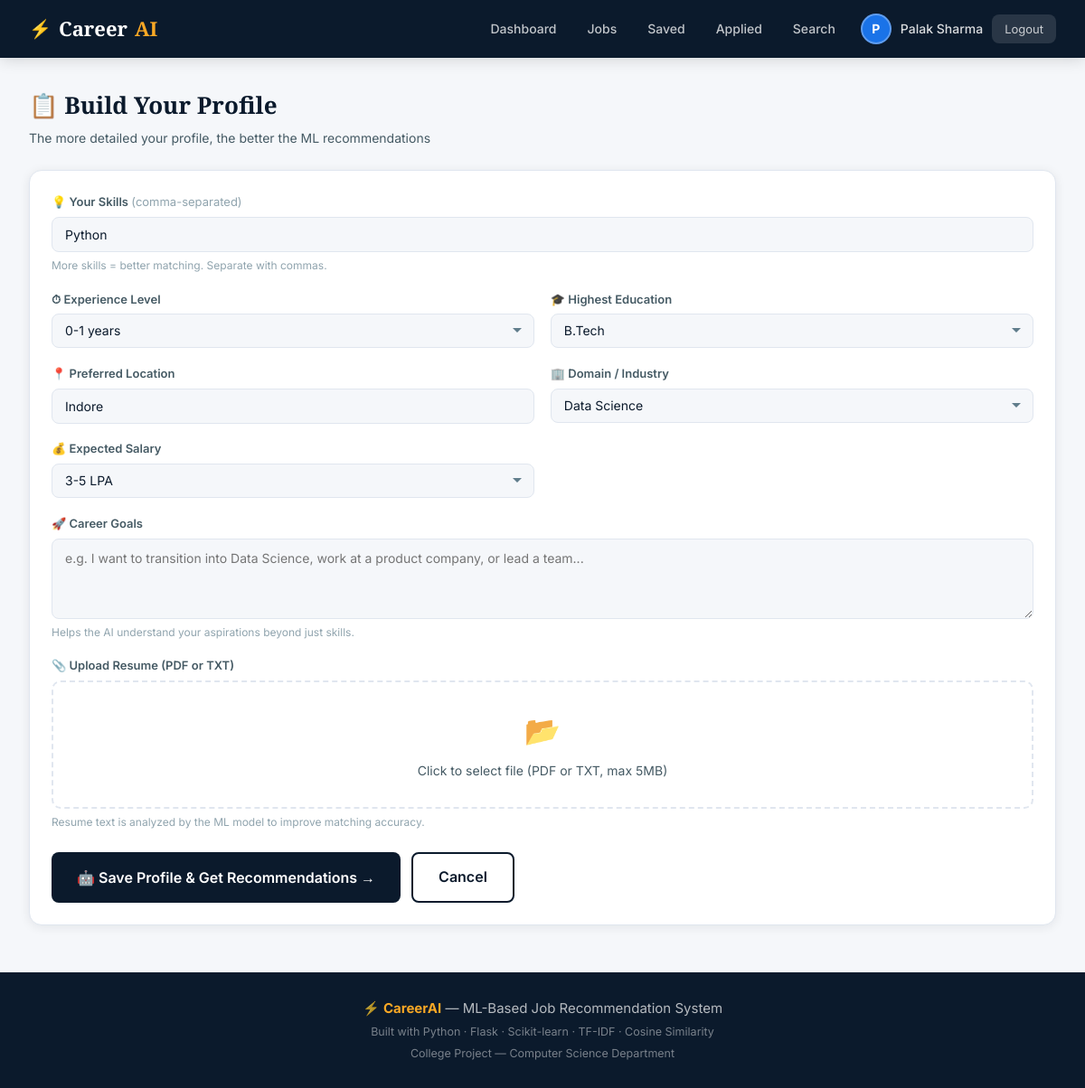
Page /profile (signed in) on the committed database.
### tables this page shows
CREATE TABLE user_profiles (
                id              INTEGER PRIMARY KEY AUTOINCREMENT,
                user_id         INTEGER UNIQUE,
                skills          TEXT,
                experience      TEXT,
                education       TEXT,
                location        TEXT,
                domain          TEXT,
                expected_salary TEXT,
                goals           TEXT,
                resume_text     TEXT,
                resume_filename TEXT,
                updated_at      TEXT DEFAULT (datetime('now')),
                FOREIGN KEY(user_id) REFERENCES users(id)
            );

### app.py (the view, shortened to what this page needs)
@app.route("/profile", methods=["GET", "POST"])
@login_required
def profile():
    db      = get_db()
    user_id = session["user_id"]
    current = db.execute(
        "SELECT * FROM user_profiles WHERE user_id=?", (user_id,)
    ).fetchone()
    return render_template("profile.html", profile=current)

### app.py (called while the page is built)
def get_db():
    db = getattr(g, "_database", None)
    if db is None:
        db = g._database = sqlite3.connect(DB_PATH)
        db.row_factory = sqlite3.Row
    return db

def login_required(f):
    from functools import wraps
    @wraps(f)
    def decorated(*args, **kwargs):
        if "user_id" not in session:
            flash("Please log in to continue.", "warning")
            return redirect(url_for("login"))
        return f(*args, **kwargs)
    return decorated

### templates/profile.html (shortened to what this page needs)
{% extends "base.html" %}
{% block content %}
<div class="page-wrap">
  <div class="page-header">
    <div>
      <h1 class="page-title">📋 Build Your Profile</h1>
      <p class="page-sub">The more detailed your profile, the better the ML recommendations</p>
    </div>
  </div>
  <div class="card">
    <form method="POST" action="{{ url_for('profile') }}" enctype="multipart/form-data">
      <div class="form-grid-2">
        <div class="form-group full-width">
          <label class="form-label">💡 Your Skills <span class="label-hint">(comma-separated)</span></label>
          <input type="text" name="skills" class="form-input"
                 value="{{ profile.skills if profile else '' }}"
                 placeholder="e.g. Python, Machine Learning, SQL, Flask, JavaScript"
                 required>
          <div class="field-hint">More skills = better matching. Separate with commas.</div>
        </div>
        <div class="form-group">
          <label class="form-label">⏱ Experience Level</label>
          <select name="experience" class="form-input">
            {% for exp in ['0-1 years','1-3 years','3-5 years','5-8 years','8+ years'] %}
            <option value="{{ exp }}" {% if profile and profile.experience == exp %}selected{% endif %}>{{ exp }}</option>
            {% endfor %}
          </select>
        </div>
        <div class="form-group">
          <label class="form-label">🎓 Highest Education</label>
          <select name="education" class="form-input">
            {% for edu in ['B.Tech','B.Sc.','BCA','MCA','M.Tech','MBA','PhD','Diploma','B.Com','B.A.','B.Des','Self-taught'] %}
            <option value="{{ edu }}" {% if profile and profile.education == edu %}selected{% endif %}>{{ edu }}</option>
            {% endfor %}
          </select>
        </div>
        <div class="form-group">
          <label class="form-label">📍 Preferred Location</label>
          <input type="text" name="location" class="form-input"
                 value="{{ profile.location if profile else '' }}"
                 placeholder="e.g. Bangalore, Mumbai, Remote">
        </div>
        <div class="form-group">
          <label class="form-label">🏢 Domain / Industry</label>
          <select name="domain" class="form-input">
            {% for d in ['Any','Software Engineering','Data Science','Web Development',
              'Mobile Development','Cloud & DevOps','Cybersecurity','Database',
              'Product Management','Design','Finance','Marketing',
              'Human Resources','Operations','Software Testing','Embedded Systems',
              'Blockchain','Technical Writing'] %}
            <option value="{{ d }}" {% if profile and profile.domain == d %}selected{% endif %}>{{ d }}</option>
            {% endfor %}
          </select>
        </div>
        <div class="form-group">
          <label class="form-label">💰 Expected Salary</label>
          <select name="expected_salary" class="form-input">
            {% for s in ['3-5 LPA','5-8 LPA','8-12 LPA','12-18 LPA','18-25 LPA','25-40 LPA','40+ LPA'] %}
            <option value="{{ s }}" {% if profile and profile.expected_salary == s %}selected{% endif %}>{{ s }}</option>
            {% endfor %}
          </select>
        </div>
        <div class="form-group full-width">
          <label class="form-label">🚀 Career Goals</label>
          <textarea name="goals" class="form-input" rows="3"
                    placeholder="e.g. I want to transition into Data Science, work at a product company, or lead a team...">{{ profile.goals if profile else '' }}</textarea>
          <div class="field-hint">Helps the AI understand your aspirations beyond just skills.</div>
        </div>
        <div class="form-group full-width">
          <label class="form-label">📎 Upload Resume (PDF or TXT)</label>
          <div class="upload-area" onclick="document.getElementById('resume').click()">
            <div class="upload-icon">📂</div>
            <div class="upload-text">Click to select file (PDF or TXT, max 5MB)</div>
          </div>
          <div class="field-hint">Resume text is analyzed by the ML model to improve matching accuracy.</div>
        </div>
      </div>
      <div class="form-actions">
        <button type="submit" class="btn btn-primary btn-lg">
          🤖 Save Profile &amp; Get Recommendations →
        </button>
        <a href="{{ url_for('dashboard') }}" class="btn btn-outline btn-lg">Cancel</a>
      </div>
    </form>
  </div>
</div>
{% endblock %}

### static/css/style.css (style rules this page uses)
:root { --navy: #0B1A2C; --navy-2: #152640; --blue: #1A73E8; --blue-light: #E8F0FE; --green: #00897B; --green-light: #E0F2F1; --gold: #F9A825; --gold-light: #FFF8E1; --red: #E53935; --red-light: #FFEBEE; --purple: #8E24AA; --purple-light:#F3E5F5; --slate: #607D8B; --slate-light: #ECEFF1; --white: #FFFFFF; --off-white: #F5F7FA; --border: #E0E6EF; --text: #0B1A2C; --text-2: #455A64; --text-3: #90A4AE; --shadow: 0 2px 12px rgba(11,26,44,0.08); --shadow-lg: 0 8px 32px rgba(11,26,44,0.14); --radius: 14px; --radius-sm: 8px; --radius-xs: 6px; }
*, *::before, *::after { box-sizing: border-box; margin: 0; padding: 0; }
html { scroll-behavior: smooth; }
body { font-family: 'Inter', sans-serif; background: var(--off-white); color: var(--text); font-size: 15px; line-height: 1.6; }
a { text-decoration: none; color: var(--blue); }
.page-wrap { max-width: 1200px; margin: 0 auto; padding: 2rem; }
.btn { display: inline-flex; align-items: center; gap: 6px; padding: 10px 20px; border-radius: 8px; font-family: 'Inter', sans-serif; font-size: 14px; font-weight: 600; cursor: pointer; border: none; transition: all 0.15s; text-decoration: none; }
.btn-primary { background: var(--navy); color: white; }
.btn-outline { background: transparent; color: var(--navy); border: 2px solid var(--navy); }
.btn-lg { padding: 13px 28px; font-size: 16px; }
.card { background: white; border: 1px solid var(--border); border-radius: var(--radius); padding: 1.5rem; margin-bottom: 1.25rem; box-shadow: var(--shadow); }
.page-header { display: flex; align-items: flex-start; justify-content: space-between; margin-bottom: 1.5rem; flex-wrap: wrap; gap: 12px; }
.page-title { font-family: 'Playfair Display', serif; font-size: 26px; font-weight: 700; color: var(--navy); }
.page-sub { color: var(--text-2); font-size: 14px; margin-top: 4px; }
.form-grid-2 { display: grid; grid-template-columns: 1fr 1fr; gap: 1.1rem; }
.form-group { display: flex; flex-direction: column; }
.form-group.full-width { grid-column: 1 / -1; }
.form-label { font-size: 13px; font-weight: 600; color: var(--text-2); margin-bottom: 6px; }
.label-hint { font-weight: 400; color: var(--text-3); }
.form-input { padding: 10px 14px; border: 1.5px solid var(--border); border-radius: 8px; font-family: 'Inter', sans-serif; font-size: 14px; color: var(--text); background: var(--off-white); outline: none; transition: border-color 0.2s, box-shadow 0.2s; }
textarea.form-input { resize: vertical; line-height: 1.6; }
select.form-input { appearance: none; cursor: pointer; background-repeat: no-repeat; background-position: right 12px center; padding-right: 32px; }
.field-hint { font-size: 12px; color: var(--text-3); margin-top: 5px; }
.form-actions { display: flex; gap: 12px; margin-top: 1.5rem; }
.upload-area { border: 2px dashed var(--border); border-radius: 10px; padding: 1.75rem; text-align: center; cursor: pointer; transition: border-color 0.2s, background 0.2s; }
.upload-icon { font-size: 32px; margin-bottom: 8px; }
.upload-text { font-size: 14px; color: var(--text-2); }

### rows in the picture
user_profiles: skills "Python", experience "0-1 years", education "B.Tech", location "Indore", domain "Data Science", expected_salary "3-5 LPA"

### other values in the picture
{{ session.get('user_name','U')[0].upper() }} "P"
{{ session.get('user_name','') }} "Palak Sharma"
